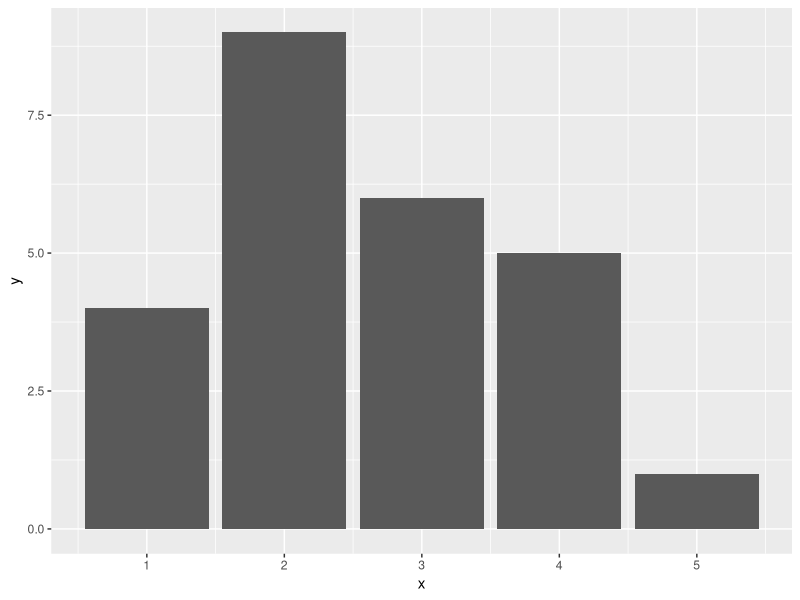
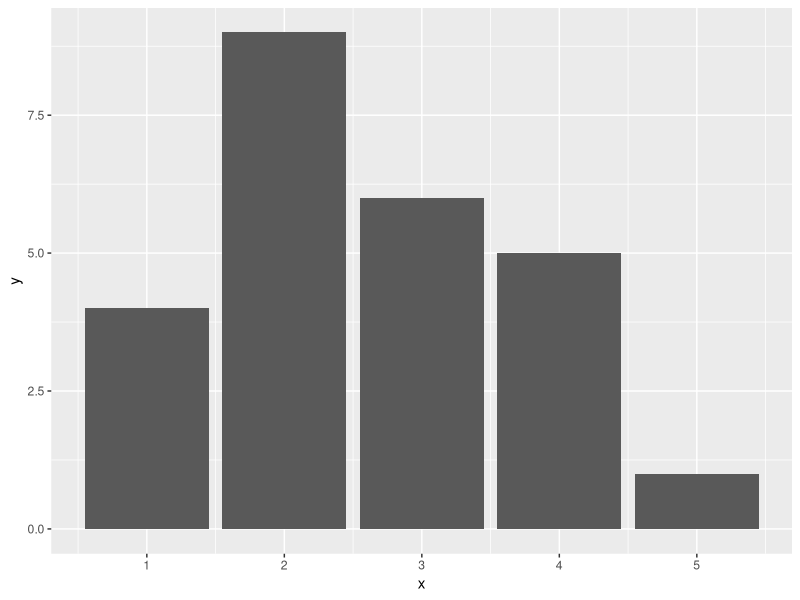
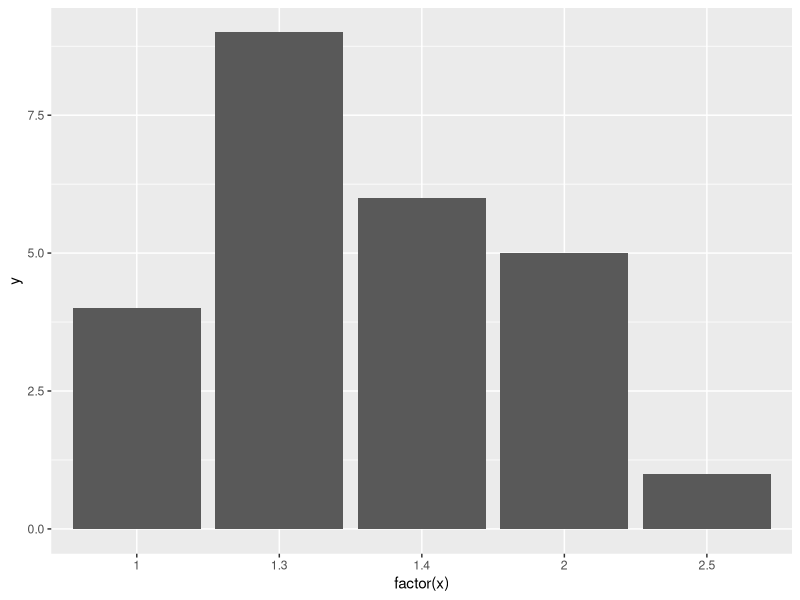
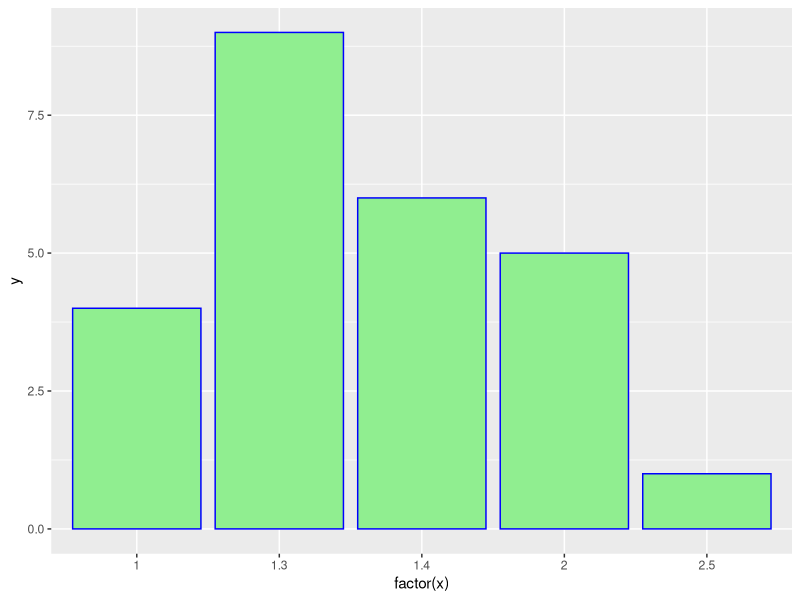
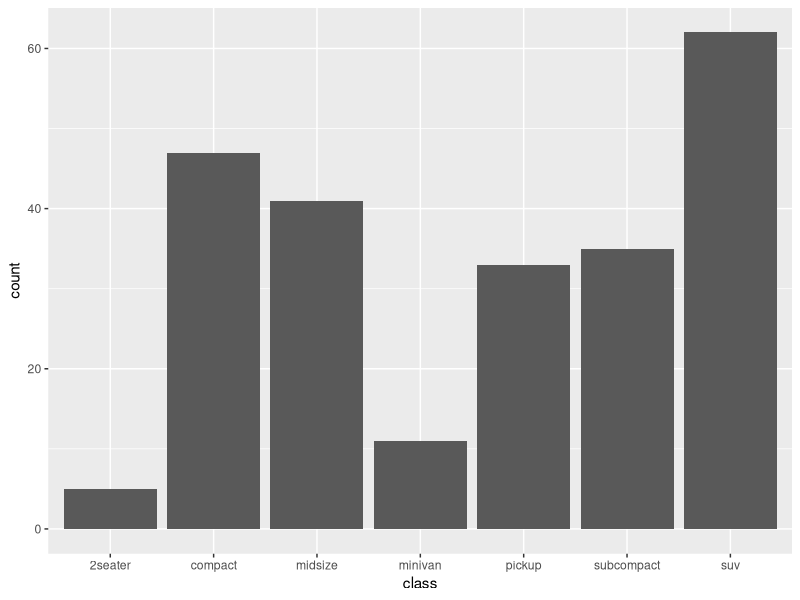
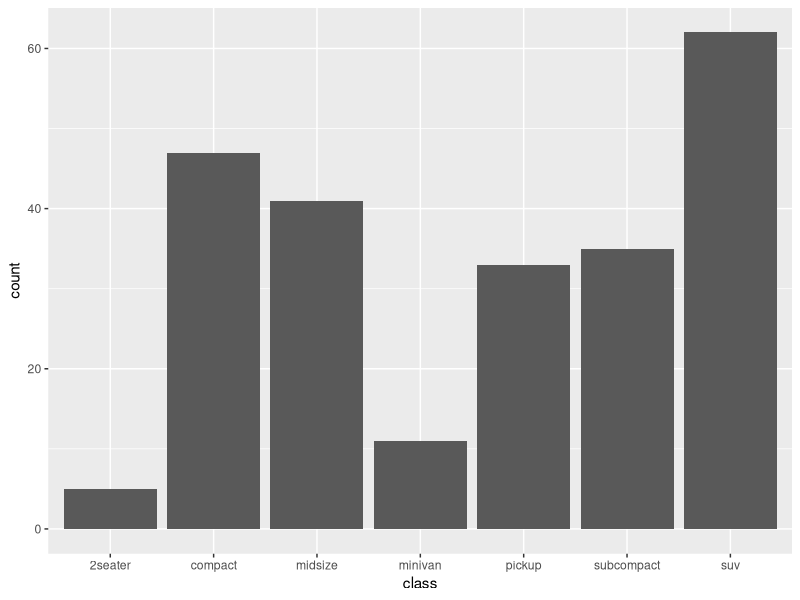
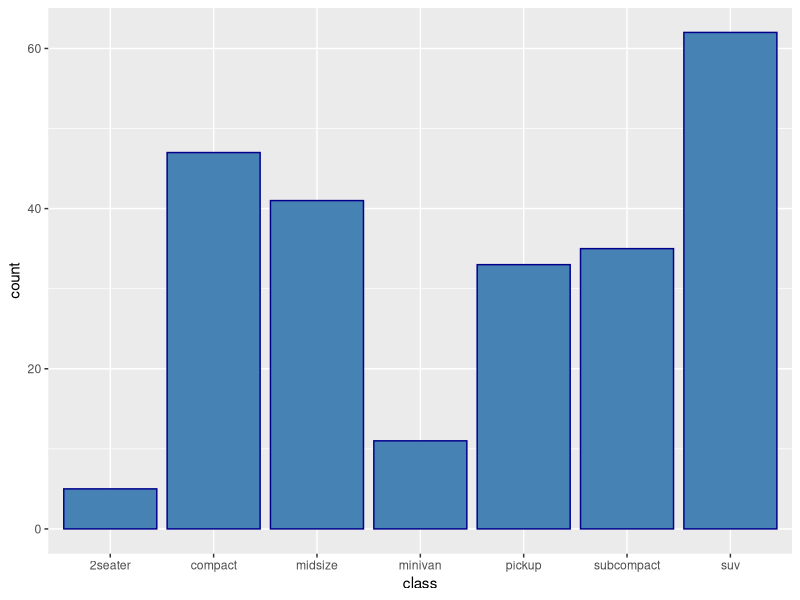
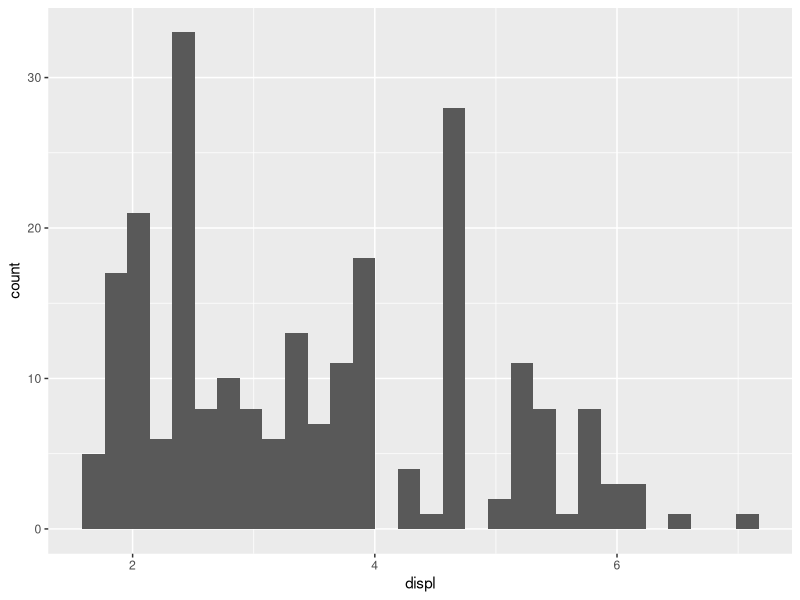

These figures' R source, in order: (Note: this script raises an error after producing the figures.)
setwd("C:/Users/PC 15/Desktop/5_dv")
library(ggplot2)
#Bar charts
#Basic bar charts
x<-1:5
y<-c(4,9,6,5,1)
z<-data.frame(x,y)

ggplot(data=z,aes(x=x,y=y))+geom_bar(stat = "identity")
ggplot(data=z,aes(x,y))+geom_bar(stat = "identity")

# if data is continuous(change x to factor)
x<-c(1,1.3,1.4,2.0,2.5)
y<-c(4,9,6,5,1)
z<-data.frame(x,y)
ggplot(data=z,aes(factor(x),y))+geom_bar(stat = "identity")

# change color
ggplot(data=z,aes(factor(x),y))+geom_bar(stat = "identity",
                                         fill="lightgreen",color="blue")
# count data
ggplot(data=mpg)+geom_bar(aes(x=class))
ggplot(data=mpg,aes(x=class))+geom_bar() #if table need to identify
ggplot(data=mpg,aes(x=class))+
  geom_bar(fill="steelblue",color="darkblue")

# histogram(continuoes data)
ggplot(data=mpg,aes(x=displ))+
  geom_histogram()

# change color with category
a<-c("A","B","C","D","E","F","G","H","I","J")
b<-c(11,11,11,12,13,11,13,12,13,13)
c<-c(10,8,14,6,17,6,20,14,11,19)
d<-data.frame(a,b,c)

ggplot(data=d,aes(x=a,y=b,fill = b))+
  geom_bar(stat="identity")

ggplot(data=d,aes(x=a,y=b,fill = factor(b)))+
  geom_bar(stat="identity")

ggplot(data=d,aes(x=a,y=c))+
  geom_bar(stat="identity",fill=b)

f<-factor(b,labels=c("First","Second","Thord"))
e<-data.frame(a,f,c)
ggplot(data=e,aes(x=a,y=c))+
  geom_bar(stat="identity",fill=f)

f<-factor(b,labels=c("red","blue","green"))
e<-data.frame(a,f,c)
ggplot(data=e,aes(x=a,y=c))+
  geom_bar(stat="identity",fill=f)

# stacked barchart
x<-rep(1:3,2)
y<-rep(1:2,3)
r<-c(8,3,8,6,3,7)
z<-data.frame(x,y,r)
ggplot(data=z,aes(x=factor(x),y=r,fill=factor(y)))+
         geom_bar(stat = "identity")

# group barchart
ggplot(data=z,aes(x=factor(x),y=r,fill=factor(y)))+
  geom_bar(stat = "identity",position = "dodge")

ggplot(data=z,aes(x=factor(x),y=r,fill=factor(y)))+
  geom_bar(stat = "identity",position = position_dodge())

z1<-z[-6,]
ggplot(data=z1,aes(x=factor(x),y=r,fill=factor(y)))+
  geom_bar(stat = "identity")

ggplot(data=z1,aes(x=factor(x),y=r,fill=factor(y)))+
  geom_bar(stat = "identity",position = position_dodge())

z2<-rbind(z1,c(3,2,0))
ggplot(data=z2,aes(x=factor(x),y=r,fill=factor(y)))+
  geom_bar(stat = "identity",position = position_dodge())

ggplot(data=mpg,aes(x=class,fill = drv))+geom_bar()

ggplot(data=mpg,aes(x=class,fill = drv))+geom_bar(position = "dodge")

d<-data.frame(table(mpg$class,mpg$drv))
ggplot(data=d,aes(x=Var1,y=Freq,fill = Var2))+geom_bar(stat = "identity",
                                                       position = "dodge")

# setting width and spacing
ggplot(data=mpg,aes(x=class,fill = drv))+geom_bar()
# default=0.9(prinary setting)

ggplot(data=mpg,aes(x=class,fill = drv))+geom_bar(width=0.5)
ggplot(data=mpg,aes(x=class,fill = drv))+geom_bar(width=1.2)

ggplot(data=mpg,aes(x=class,fill = drv))+
  geom_bar(position=position_dodge(0.6),width=0.5)
# width=x makes each group takes up a total width of x
# where it would be if the bar width were x and touching

# Adding labels
x<-1:5
y<-c(4,9,6,5,1)
z<-data.frame(x,y)

ggplot(data=z,aes(x=x,y=y))+geom_bar(stat="identity")
ggplot(data=z,aes(x=x,y=y))+geom_bar(stat="identity")+
  geom_text(aes(label=y),vjust=-0.5,color="red")

tab<-data.frame(table(mpg$class))
ggplot(data=mpg)+geom_bar(aes(x=class),color="darkblue",fill="steelblue")+
  geom_text(aes(x=1:7,y=Freq,label = Freq),data=tab,vjust=1.2,size = 4,color="white")


# Order bars
a<-c("A","B","C","D","E","F","G","H","I","J")
b<-c(11,11,11,12,13,11,13,12,13,13)
c<-c(10,8,14,6,17,6,20,14,11,19)
d<-data.frame(a,b,c)
ggplot(data=d,aes(x=a,y=c))+geom_bar(stat="identity")+
  scale_x_discrete(limits=c("A","C","E","G","I","B","D","F","H","J"))

ggplot(data = d,aes(reorder(a,b),y=c))+geom_bar(stat = "identity")
